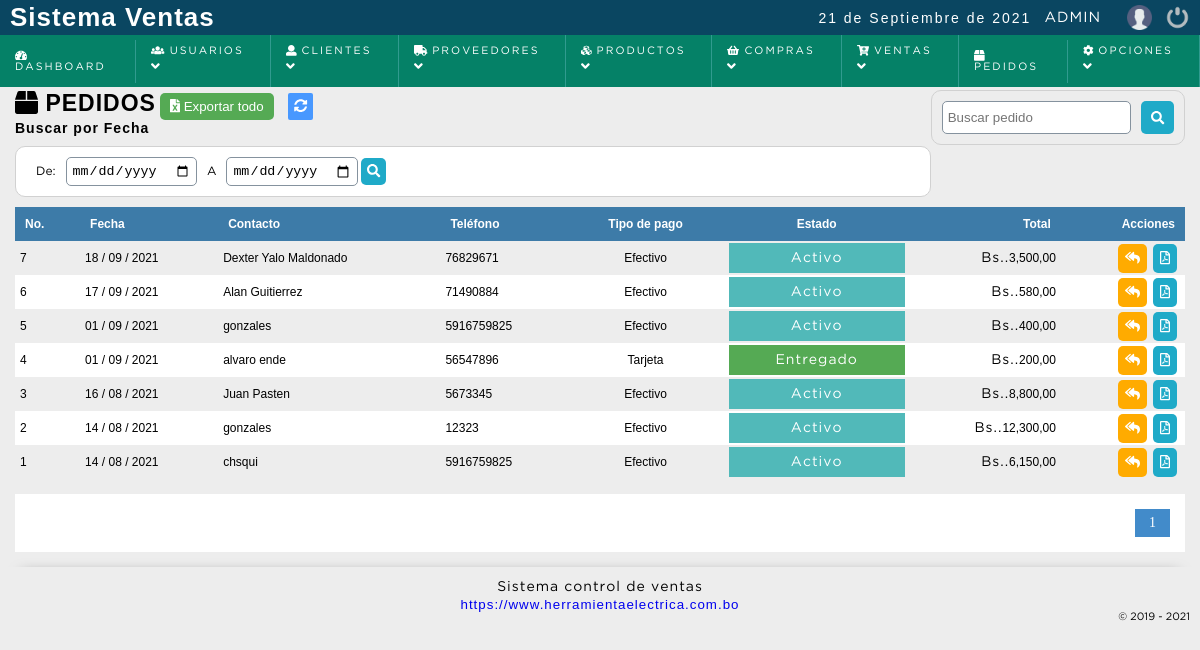
Page /sistema/pedidos/pedidos.php (signed in) on the earlier database version.
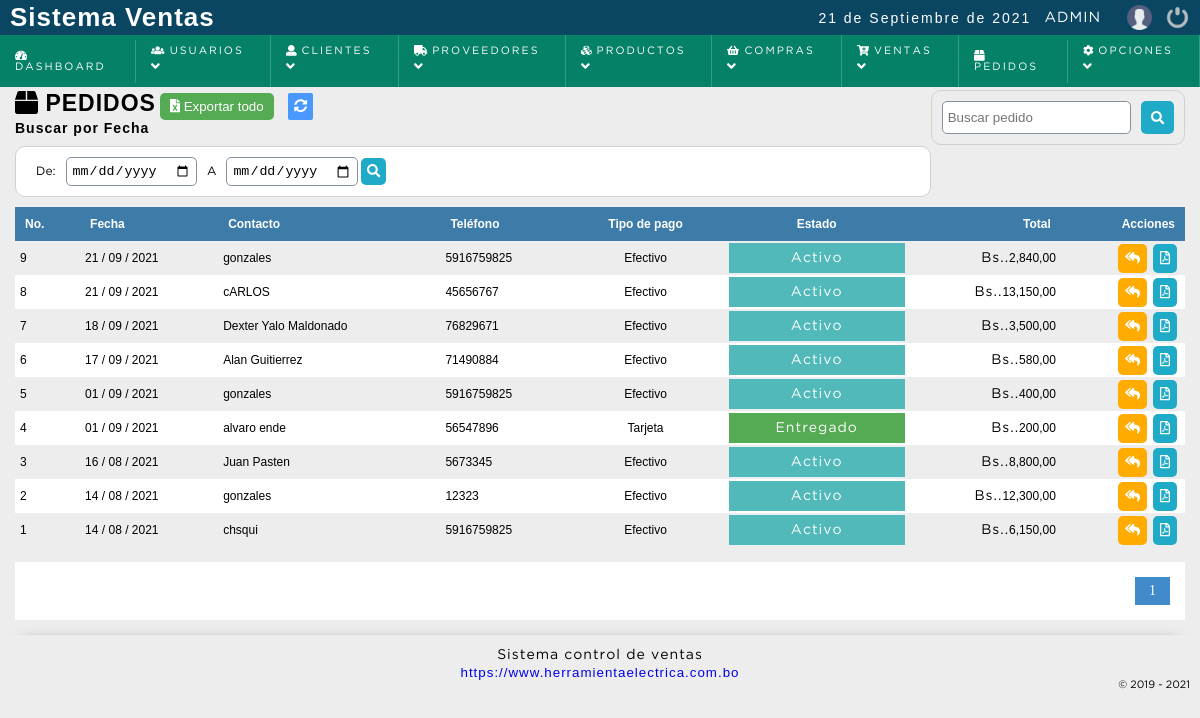
Same page on the later database version.
### tables this page shows
CREATE TABLE `pedido` (
  `id_pedido` bigint(20) NOT NULL,
  `fecha` date NOT NULL,
  `contacto_id` bigint(20) NOT NULL,
  `tipopago_id` int(11) NOT NULL,
  `total` decimal(10,2) NOT NULL DEFAULT 0.00,
  `estatus` int(11) NOT NULL DEFAULT 1
);

CREATE TABLE `contacto_pedido` (
  `id_contacto` bigint(20) NOT NULL,
  `nombre` varchar(80) NOT NULL,
  `telefono` bigint(20) NOT NULL,
  `email` varchar(100) NOT NULL,
  `nit` varchar(20) NOT NULL,
  `nombre_fiscal` varchar(80) NOT NULL,
  `direccion` text NOT NULL
);

CREATE TABLE `tipo_pago` (
  `id_tipopago` int(11) NOT NULL,
  `tipo_pago` varchar(50) NOT NULL,
  `descripcion` text NOT NULL,
  `date_add` datetime NOT NULL DEFAULT current_timestamp(),
  `estatus` int(11) NOT NULL DEFAULT 1
);

### sistema/includes/functions.php (called while the page is built, shortened)
<?php
	function decrypt($string, $key) {
	   $result = '';
	   $string = base64_decode($string);
	   for($i=0; $i<strlen($string); $i++) {
	      $char = substr($string, $i, 1);
	      $keychar = substr($key, ($i % strlen($key))-1, 1);
	      $char = chr(ord($char)-ord($keychar));
	      $result.=$char;
	   }
	   return $result;
	}
	function formatCant($cantidad){
		$cantidad = number_format($cantidad,2,SPD,SPM);
		return $cantidad;
	}
 ?>

### sistema/pedidos/pedidos.php (the view, shortened to what this page needs)
<?php
	include "../../conexion.php";
	$sql_registe = mysqli_query($conection,"SELECT COUNT(*) as total_registro FROM pedido");
	$result_register = mysqli_fetch_array($sql_registe);
	$total_registro = $result_register['total_registro'];
	$por_pagina = 200;
	if(empty($_GET['pagina']))
	{
		$pagina = 1;
	}else{
		$pagina = $_GET['pagina'];
	}
	$desde = ($pagina-1) * $por_pagina;
	$total_paginas = ceil($total_registro / $por_pagina);
	$query = mysqli_query($conection,"SELECT p.id_pedido,
											 p.fecha,
											 p.total,
											 c.id_contacto,
											 p.estatus,
											 c.nombre as contacto,
											 c.telefono,
											 tp.tipo_pago
										FROM pedido p
										INNER JOIN contacto_pedido c
										ON p.contacto_id = c.id_contacto
										INNER JOIN tipo_pago tp
										ON p.tipopago_id = tp.id_tipopago
										WHERE p.estatus != 10
									  	ORDER BY p.id_pedido DESC LIMIT $desde,$por_pagina
		");
 ?>
<!DOCTYPE html>
<html lang="en">
<head>
	<?php include "../includes/scripts.php"; ?>
</head>
<body>
	<?php include "../includes/header.php"; ?>
	<section id="container">
		<h1><i class="fas fa-box"></i> Pedidos </h1>
		<?php if( $result > 0  and ($_SESSION['rol'] == 1 or $_SESSION['rol'] == 2)){ ?>
		<form action="exportar.php" method="post" class="formExport" >
			<button type="submit" class="bntExport"> <i class="fas fa-file-excel"></i> Exportar todo</button>
		</form>
		<?php } ?>
		<a href="index.php" class="btnRefresh"><i class="fas fa-sync-alt" title="Actualizar"></i></a>
		<form action="buscar_pedido.php" method="get" class="form_search">
			<input type="text" name="busqueda" id="busqueda" placeholder="Buscar pedido">
			<button type="submit" class="btn_search"><i class="fas fa-search"></i></button>
		</form>
		<div>
			<h5>Buscar por Fecha</h5>
			<form action="buscar_pedido.php" method="get" class="form_search_date">
				<label>De: </label>
				<input type="date" name="fecha_de" id="fecha_de" required>
				<label> A </label>
				<input type="date" name="fecha_a" id="fecha_a" required>
				<button type="submit" class="btn_view"><i class="fas fa-search"></i></button>
			</form>
		</div>
		<div class="containerTable">
			<table id="tblPedidos">
				<tr>
					<th>No.</th>
					<th>Fecha</th>
					<th>Contacto</th>
					<th>Teléfono</th>
					<th class="textcenter">Tipo de pago</th>
					<th class="textcenter">Estado</th>
					<th class="textright">Total</th>
					<th class="textright">Acciones</th>
				</tr>
			<?php
				if($result > 0){
					while ($data = mysqli_fetch_assoc($query)) {
						$key = $data["id_pedido"].'_24091989';
						$keyPedido = md5($key);
						$arrFecha = explode('-',$data['fecha']);
						$fecha = $arrFecha[2].' / '.$arrFecha[1].' / '.$arrFecha[0];
						if($data["estatus"] == 1){
							$estado = '<span class="bkA">Activo</span>';
						}else if($data["estatus"] == 2){
							$estado = '<span class="bkY">En proceso</span>';
						}else if($data["estatus"] == 3){
							$estado = '<span class="bkG">Entregado</span>';
						}else{
							$estado = '<span class="bkR">Anulado</span>';
						}
				?>
					<tr id="row_<?php echo $data["id_pedido"]; ?>">
						<td><?php echo $data["id_pedido"]; ?></td>
						<td><?php echo $fecha; ?></td>
						<td><?php echo $data["contacto"]; ?></td>
						<td><?php echo $data["telefono"]; ?></td>
						<td class="textcenter"><?php echo $data['tipo_pago']; ?></td>
						<td class="estado textcenter"><?php echo $estado; ?></td>
						<td class="textright totalpedido"><span><?= SIMBOLO_MONEDA ?>.</span><?php echo formatCant($data["total"]); ?></td>
						<td class="textright">
							<div class="div_acciones">
								<div>
									<button title="Procesar pedido" class="btn_add estado_pedido" type="button" p="<?php echo $data["id_pedido"]; ?>" ><i class="fas fa-reply-all"></i></button>
								</div>
								<div>
									<button class="btn_view view_pedido_pdf" type="button" c="<?php echo $keyPedido; ?>" p="<?php echo $data["id_pedido"]; ?>" title="Generar PDF" ><i class="far fa-file-pdf"></i></i></button>
								</div>
							</div>
						</td>
					</tr>
			<?php
					}
				}else{
					echo '<tr><td colspan="9" align="center"><p><strong>No hay datos para mostrar</strong></p></td></tr>';
				}
			 ?>
			</table>
		</div>
	<?php
		if($total_registro != 0)
		{
	 ?>
		<div class="paginador">
			<ul>
			<?php
				for ($i=1; $i <= $total_paginas; $i++) {
					if($i == $pagina)
					{
						echo '<li class="pageSelected">'.$i.'</li>';
					}else{
						echo '<li><a href="?pagina='.$i.'">'.$i.'</a></li>';
					}
				}
			 ?>
			</ul>
		</div>
	<?php } ?>
	</section>
	<?php include "../includes/footer.php"; ?>
</body>
</html>

Differences in the rows shown:
added pedido: id_pedido "9", fecha "21 / 09 / 2021", contacto_pedido.nombre "gonzales", contacto_pedido.telefono "5916759825", tipo_pago.tipo_pago "Efectivo", estatus "Activo", total "2,840,00"
added pedido: id_pedido "8", fecha "21 / 09 / 2021", contacto_pedido.nombre "cARLOS", contacto_pedido.telefono "45656767", tipo_pago.tipo_pago "Efectivo", estatus "Activo", total "13,150,00"
